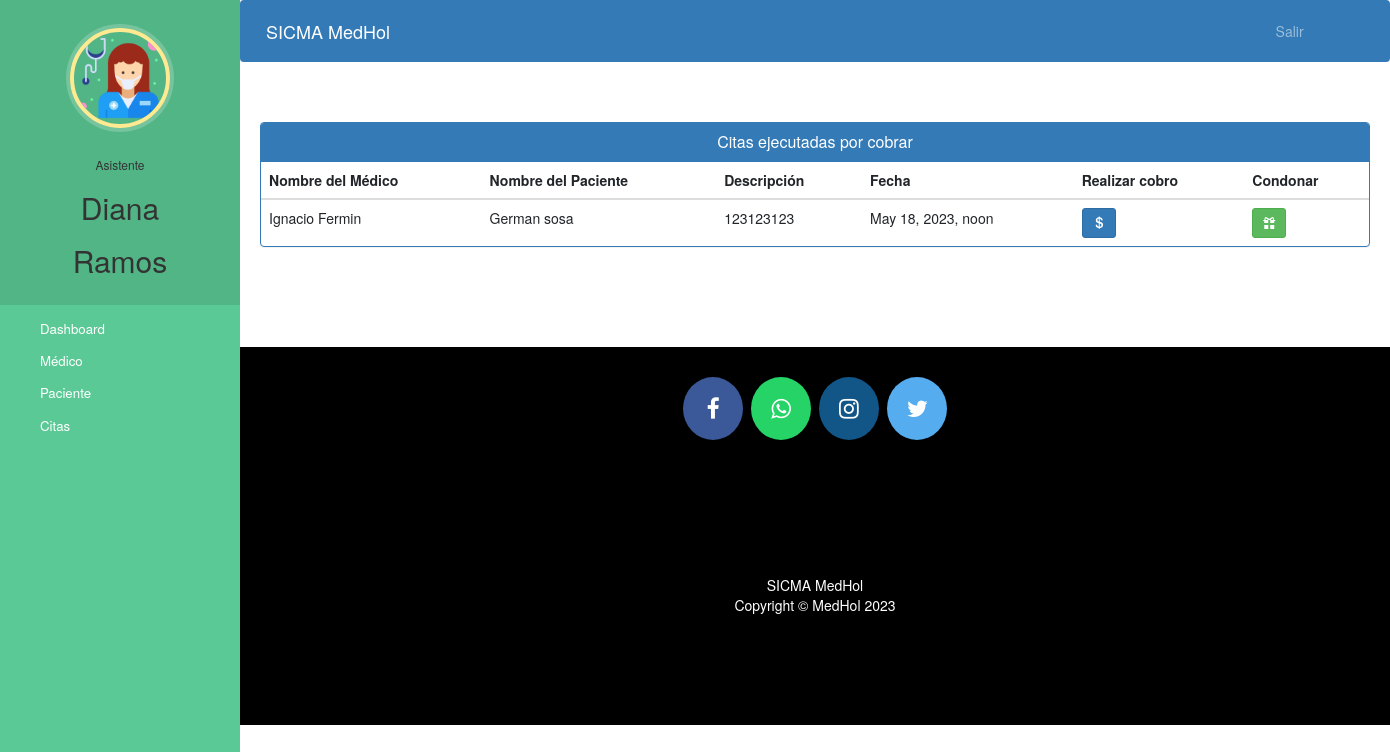
The app's page /asistente_citasporcobrar (signed in), older data.
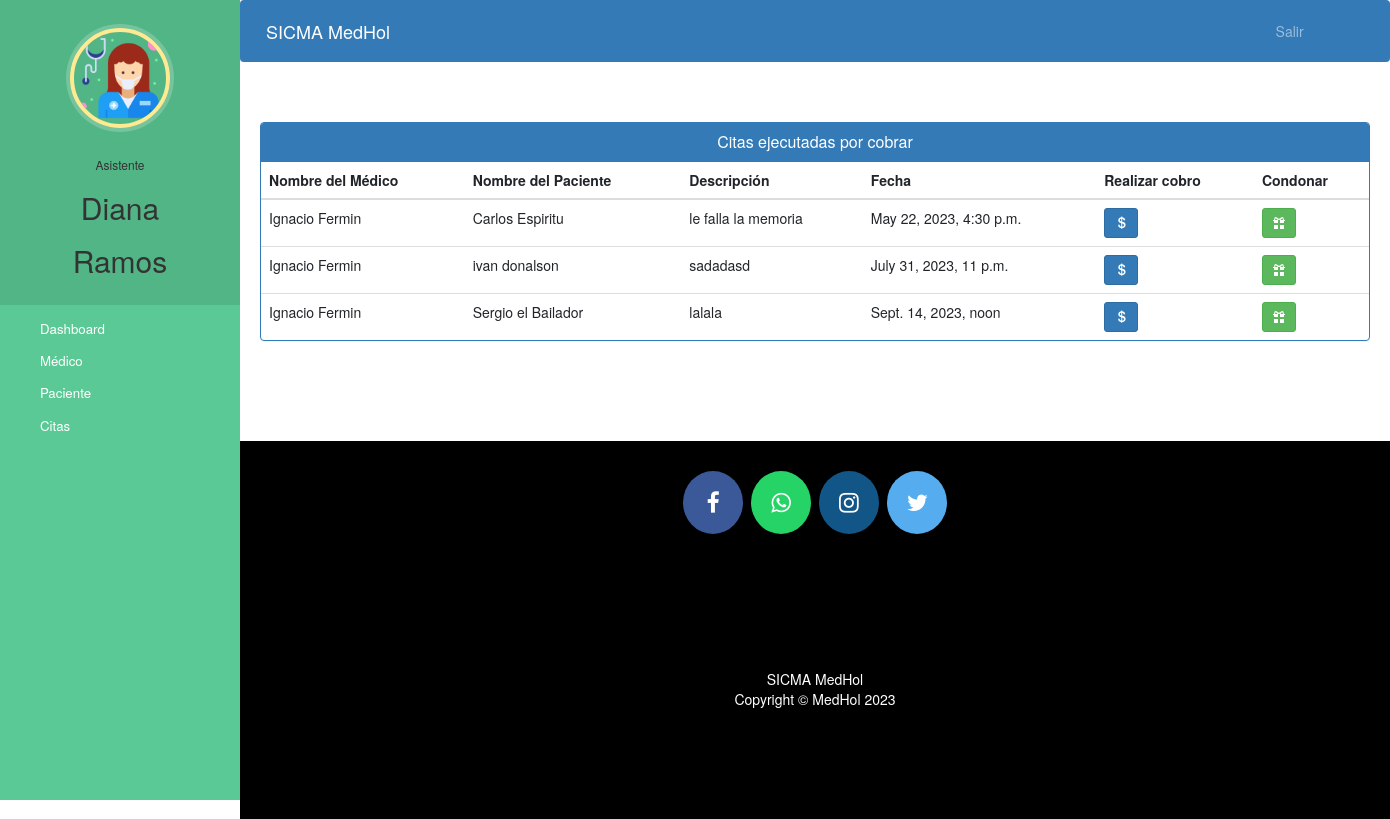
The same page, newer data.
### consultas/models.py (models this page shows, shortened)
class Citas(models.Model):
    idCita = models.AutoField(primary_key=True)
    pacienteId=models.ForeignKey(Paciente, on_delete=models.CASCADE, default=0)
    medicoId=models.ForeignKey(Medico, on_delete=models.CASCADE, default=0)
    pacienteNombre=models.CharField(max_length=40,null=True)
    medicoNombre=models.CharField(max_length=40,null=True)
    fechaCita=models.DateTimeField(default=datetime.now)
    ciudadCita=models.CharField(max_length=40, choices=ciudades, default='Colima')
    descripcion=models.TextField(max_length=500)
    status=models.BooleanField(default=False)
    ejecutada=models.BooleanField(default=False)
    cobrada=models.BooleanField(default=False)

class Medico(models.Model):
    user=models.OneToOneField(User,on_delete=models.CASCADE)
    foto = models.ImageField(upload_to='fotosdeperfil/fotosdeperfilmedicos/',null=True,blank=True)
    domicilio = models.CharField(max_length=40)
    celular = models.CharField(max_length=20,null=True)
    especialidad = models.CharField(max_length=50,choices=especialidades,default='Holístico')
    status =models.BooleanField(default=False)

class Paciente(models.Model):
    user =models.OneToOneField(User,on_delete=models.CASCADE)
    apmaterno=models.CharField(max_length=20,null=False, default='')
    fechaNac=models.DateField(default=date.today)
    domicilio = models.CharField(max_length=40,default='')
    poblacion = models.CharField(max_length=20,default='')
    municipio = models.CharField(max_length=20,default='')
    entidad = models.CharField(max_length=20,default='')
    pais = models.CharField(max_length=20,default='')
    telefono = models.CharField(max_length=20,null=False,default='')
    celular = models.CharField(max_length=20,null=False, default='')
    sintomas = models.CharField(max_length=100,null=False,default='')
    medicoAsignadoId = models.PositiveIntegerField(null=True)
    correo = models.CharField(max_length=40,default='')
    facebook = models.CharField(max_length=40,default='')
    instagram = models.CharField(max_length=40,default='')
    pagweb = models.CharField(max_length=40,default='')
    fechadeadmision =models.DateField(auto_now=True)
    status = models.BooleanField(default=False)
    nombreTutor = models.CharField(max_length=30, blank=True, null=True, default='')
    apellidosTutor = models.CharField(max_length=30, blank=True, null=True, default='')
    telefonoTutor = models.CharField(max_length=20, blank=True, null=True, default='')
    celularTutor = models.CharField(max_length=20, blank=True, null=True, default='')
    foto = models.ImageField(upload_to='fotosdeperfil/fotosdeperfilpacientes/',null=True,blank=True)

### consultas/views.py (the view)
# urls.py: path('asistente_citasporcobrar', views.asistente_citasporcobrar_view,name='asistente_citasporcobrar'),
@login_required(login_url='asistentelogin')
@user_passes_test(is_asistente)
def asistente_citasporcobrar_view(request):
    citas=models.Citas.objects.all().filter(ejecutada=True, cobrada=False)
    return render(request,'asistente_citasporcobrar.html',{'citas':citas})

### consultas/views.py (called while the page is built)
def is_asistente(user):
    return user.groups.filter(name='ADMIN').exists()

### consultas/templates/asistente_citasporcobrar.html (shortened to what this page needs)
{% extends 'asistente_base.html' %}
{% block content %}
<head>
  <link href="//netdna.bootstrapcdn.com/bootstrap/3.0.0/css/bootstrap.min.css" rel="stylesheet" id="bootstrap-css">
</head>
<div class="container">
  <div class="panel panel-primary">
    <div class="panel-heading">
      <h6 class="panel-title">Citas ejecutadas por cobrar</h6>
    </div>
    <table class="table table-hover" id="dev-table">
      <thead>
        <tr>
          <th>Nombre del Médico</th>
          <th>Nombre del Paciente</th>
          <th>Descripción</th>
          <th>Fecha</th>
          <th>Realizar cobro</th>
          <th>Condonar</th>
        </tr>
      </thead>
      {% for a in citas %}
      <tr>
        <td> {{a.medicoId.user.first_name}} {{a.medicoId.user.last_name}}</td>
        <td>{{a.pacienteId.user.first_name}} {{a.pacienteId.user.last_name}}</td>
        <td>{{a.descripcion}}</td>
        <td>{{a.fechaCita}}</td>
        <td><a class="btn btn-primary btn-sm" href="{% url 'asistente_cobrar_cita' a.idCita %}"><span class="glyphicon glyphicon-usd"></span></a></td>
        <td><a class="btn btn-success btn-sm" href="{% url ''  %}"><span class="glyphicon glyphicon-gift"></span></a></td>
      </tr>
      {% endfor %}
    </table>
  </div>
</div>
{% endblock content %}

Row changes from the older to the newer data that the page shows:
no longer on this page (row edited): Citas: medicoId.user.first_name "Ignacio", medicoId.user.last_name "Fermin", pacienteId.user.first_name "German", pacienteId.user.last_name "sosa", descripcion "123123123", fechaCita "May 18, 2023, noon"
added Citas: medicoId.user.first_name "Ignacio", medicoId.user.last_name "Fermin", pacienteId.user.first_name "Carlos", pacienteId.user.last_name "Espiritu", descripcion "le falla la memoria", fechaCita "May 22, 2023, 4:30 p.m."
added Citas: medicoId.user.first_name "Ignacio", medicoId.user.last_name "Fermin", pacienteId.user.first_name "ivan", pacienteId.user.last_name "donalson", descripcion "sadadasd", fechaCita "July 31, 2023, 11 p.m."
added Citas: medicoId.user.first_name "Ignacio", medicoId.user.last_name "Fermin", pacienteId.user.first_name "Sergio", pacienteId.user.last_name "el Bailador", descripcion "lalala", fechaCita "Sept. 14, 2023, noon"
